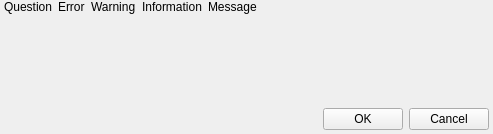
<?xml version="1.0" encoding="UTF-8"?>
<ui version="4.0">
 <class>CNotify</class>
 <widget class="QWidget" name="CNotify">
  <property name="windowModality">
   <enum>Qt::ApplicationModal</enum>
  </property>
  <property name="geometry">
   <rect>
    <x>0</x>
    <y>0</y>
    <width>493</width>
    <height>134</height>
   </rect>
  </property>
  <property name="windowTitle">
   <string>Notification</string>
  </property>
  <layout class="QVBoxLayout" name="verticalLayout_2">
   <property name="leftMargin">
    <number>4</number>
   </property>
   <property name="topMargin">
    <number>0</number>
   </property>
   <property name="rightMargin">
    <number>4</number>
   </property>
   <property name="bottomMargin">
    <number>4</number>
   </property>
   <item>
    <layout class="QHBoxLayout" name="horizontalLayout_2">
     <property name="spacing">
      <number>6</number>
     </property>
     <item>
      <widget class="QLabel" name="questionLabel">
       <property name="text">
        <string>Question</string>
       </property>
       <property name="alignment">
        <set>Qt::AlignLeading|Qt::AlignLeft|Qt::AlignTop</set>
       </property>
      </widget>
     </item>
     <item>
      <widget class="QLabel" name="errorLabel">
       <property name="text">
        <string>Error</string>
       </property>
       <property name="alignment">
        <set>Qt::AlignLeading|Qt::AlignLeft|Qt::AlignTop</set>
       </property>
      </widget>
     </item>
     <item>
      <widget class="QLabel" name="warningLabel">
       <property name="text">
        <string>Warning</string>
       </property>
       <property name="alignment">
        <set>Qt::AlignLeading|Qt::AlignLeft|Qt::AlignTop</set>
       </property>
      </widget>
     </item>
     <item>
      <widget class="QLabel" name="infoLabel">
       <property name="text">
        <string>Information</string>
       </property>
       <property name="alignment">
        <set>Qt::AlignLeading|Qt::AlignLeft|Qt::AlignTop</set>
       </property>
      </widget>
     </item>
     <item>
      <widget class="QLabel" name="messageLabel">
       <property name="sizePolicy">
        <sizepolicy hsizetype="Preferred" vsizetype="MinimumExpanding">
         <horstretch>0</horstretch>
         <verstretch>0</verstretch>
        </sizepolicy>
       </property>
       <property name="minimumSize">
        <size>
         <width>0</width>
         <height>0</height>
        </size>
       </property>
       <property name="text">
        <string>Message</string>
       </property>
       <property name="textFormat">
        <enum>Qt::AutoText</enum>
       </property>
       <property name="alignment">
        <set>Qt::AlignLeading|Qt::AlignLeft|Qt::AlignTop</set>
       </property>
       <property name="wordWrap">
        <bool>false</bool>
       </property>
      </widget>
     </item>
     <item>
      <spacer name="horizontalSpacer_3">
       <property name="orientation">
        <enum>Qt::Horizontal</enum>
       </property>
       <property name="sizeHint" stdset="0">
        <size>
         <width>40</width>
         <height>20</height>
        </size>
       </property>
      </spacer>
     </item>
    </layout>
   </item>
   <item>
    <layout class="QHBoxLayout" name="horizontalLayout">
     <property name="spacing">
      <number>6</number>
     </property>
     <property name="sizeConstraint">
      <enum>QLayout::SetFixedSize</enum>
     </property>
     <item>
      <spacer name="horizontalSpacer">
       <property name="orientation">
        <enum>Qt::Horizontal</enum>
       </property>
       <property name="sizeHint" stdset="0">
        <size>
         <width>40</width>
         <height>20</height>
        </size>
       </property>
      </spacer>
     </item>
     <item>
      <widget class="QPushButton" name="okButton">
       <property name="text">
        <string>OK</string>
       </property>
      </widget>
     </item>
     <item>
      <widget class="QPushButton" name="cancelButton">
       <property name="text">
        <string>Cancel</string>
       </property>
      </widget>
     </item>
    </layout>
   </item>
  </layout>
 </widget>
 <resources/>
 <connections/>
</ui>
